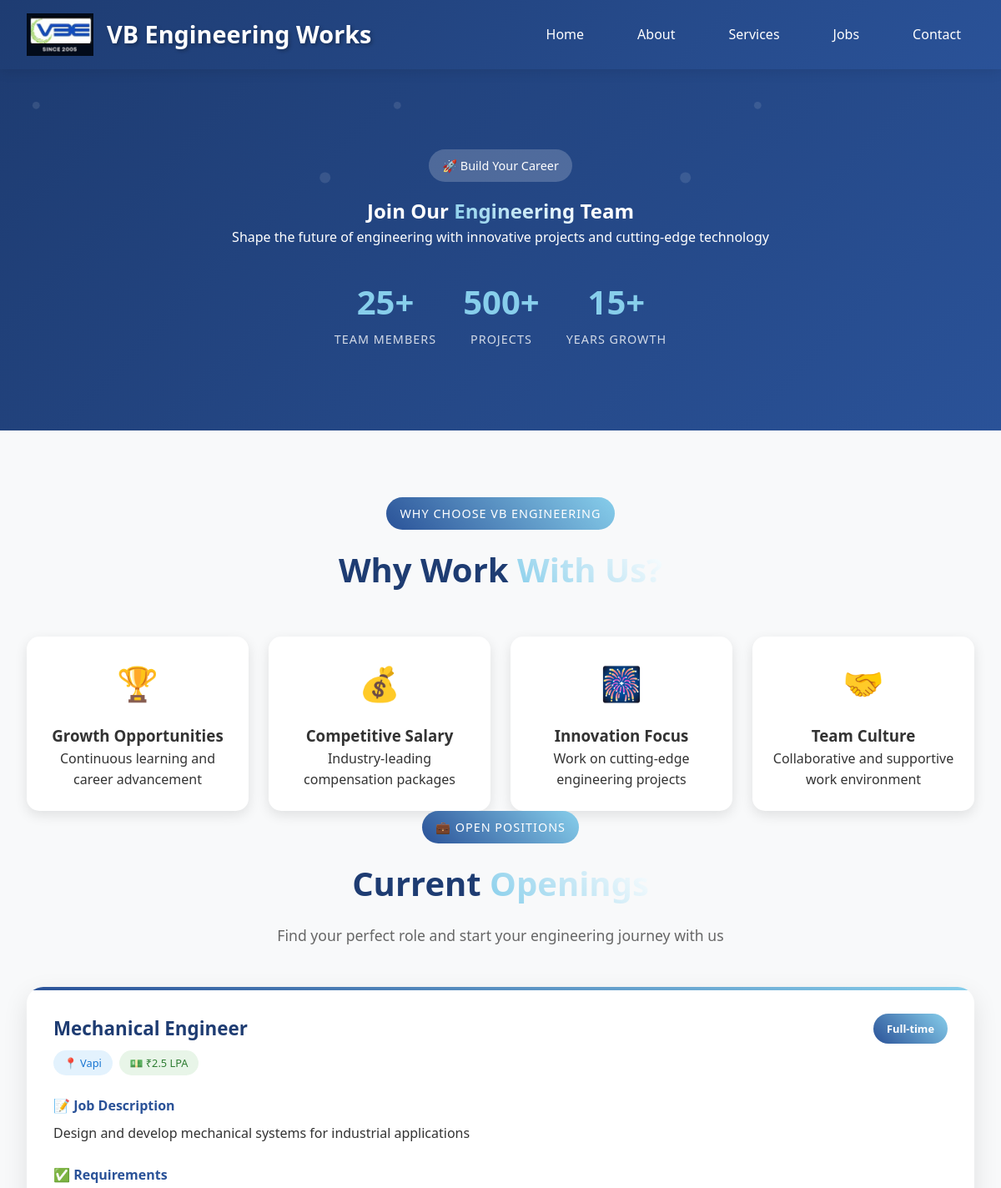
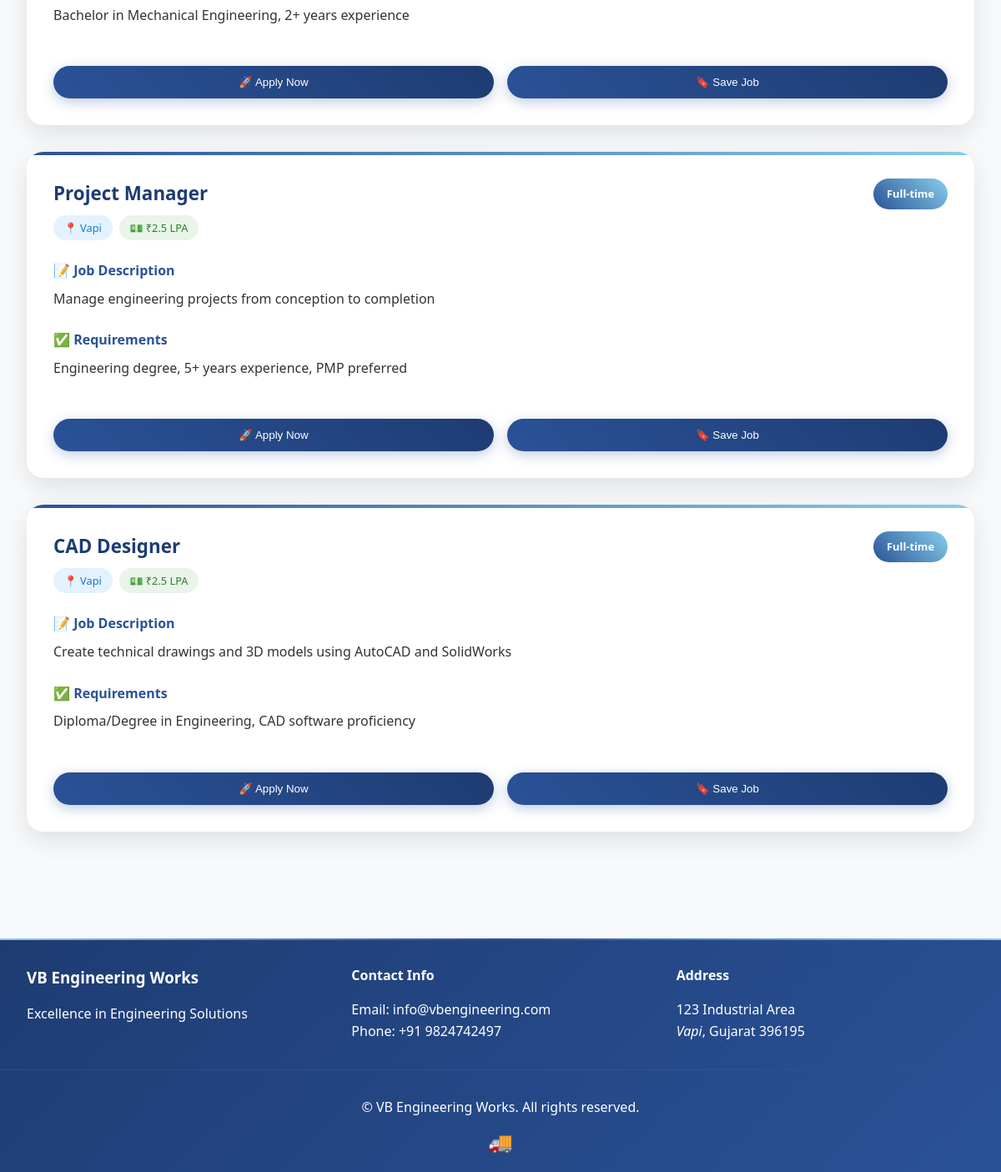
/jobs.php, run on the app's committed database (2 pictures, top to bottom).
### tables this page shows
CREATE TABLE job_offers (
    id INT AUTO_INCREMENT PRIMARY KEY,
    title VARCHAR(100) NOT NULL,
    description TEXT NOT NULL,
    requirements TEXT,
    location VARCHAR(100),
    salary_range VARCHAR(50),
    created_at TIMESTAMP DEFAULT CURRENT_TIMESTAMP,
    is_active BOOLEAN DEFAULT TRUE
);

### jobs.php (the view, shortened to what this page needs)
<?php
include 'includes/config.php';
include 'includes/header.php';
$stmt = $pdo->query("SELECT * FROM job_offers WHERE is_active = 1 ORDER BY created_at DESC");
$jobs = $stmt->fetchAll();
?>
<main>
    <section class="jobs-hero">
        <div class="container">
            <div class="jobs-hero-content">
                <span class="hero-badge">🚀 Build Your Career</span>
                <h1>Join Our <span class="highlight">Engineering</span> Team</h1>
                <p>Shape the future of engineering with innovative projects and cutting-edge technology</p>
                <div class="jobs-stats">
                    <div class="stat-item">
                        <span class="stat-number">25+</span>
                        <span class="stat-label">Team Members</span>
                    </div>
                    <div class="stat-item">
                        <span class="stat-number">500+</span>
                        <span class="stat-label">Projects</span>
                    </div>
                    <div class="stat-item">
                        <span class="stat-number">15+</span>
                        <span class="stat-label">Years Growth</span>
                    </div>
                </div>
            </div>
        </div>
    </section>
    <section class="section">
        <div class="container">
            <div class="why-work-section">
                <div class="section-header">
                    <span class="section-badge">Why Choose VB Engineering</span>
                    <h2>Why Work <span class="highlight">With Us?</span></h2>
                </div>
                <div class="benefits-grid">
                    <div class="benefit-card">
                        <div class="benefit-icon">🏆</div>
                        <h3>Growth Opportunities</h3>
                        <p>Continuous learning and career advancement</p>
                    </div>
                    <div class="benefit-card">
                        <div class="benefit-icon">💰</div>
                        <h3>Competitive Salary</h3>
                        <p>Industry-leading compensation packages</p>
                    </div>
                    <div class="benefit-card">
                        <div class="benefit-icon">🎆</div>
                        <h3>Innovation Focus</h3>
                        <p>Work on cutting-edge engineering projects</p>
                    </div>
                    <div class="benefit-card">
                        <div class="benefit-icon">🤝</div>
                        <h3>Team Culture</h3>
                        <p>Collaborative and supportive work environment</p>
                    </div>
                </div>
            </div>
            <div class="section-header">
                <span class="section-badge">💼 Open Positions</span>
                <h2>Current <span class="highlight">Openings</span></h2>
                <p>Find your perfect role and start your engineering journey with us</p>
            </div>
            <div class="jobs-grid">
                <?php foreach ($jobs as $job): ?>
                <div class="modern-job-card">
                    <div class="job-header">
                        <div class="job-title-section">
                            <h3><?php echo htmlspecialchars($job['title']); ?></h3>
                            <div class="job-badges">
                                <span class="job-badge location">📍 <?php echo htmlspecialchars($job['location']); ?></span>
                                <span class="job-badge salary">💵 <?php echo htmlspecialchars($job['salary_range']); ?></span>
                            </div>
                        </div>
                        <div class="job-type-badge">Full-time</div>
                    </div>
                    <div class="job-description">
                        <h4>📝 Job Description</h4>
                        <p><?php echo htmlspecialchars($job['description']); ?></p>
                    </div>
                    <?php if ($job['requirements']): ?>
                    <div class="job-requirements">
                        <h4>✅ Requirements</h4>
                        <p><?php echo htmlspecialchars($job['requirements']); ?></p>
                    </div>
                    <?php endif; ?>
                    <div class="job-actions">
                        <button class="btn btn-primary job-apply-btn" onclick="openApplicationForm('<?php echo htmlspecialchars($job['title']); ?>')">
                            🚀 Apply Now
                        </button>
                        <button class="btn btn-outline job-save-btn">
                            🔖 Save Job
                        </button>
                    </div>
                </div>
                <?php endforeach; ?>
            </div>
        </div>
    </section>
</main>
<?php include 'includes/footer.php'; ?>

### includes/header.php (shortened to what this page needs)
<!DOCTYPE html>
<html lang="en">
<head>
    <link rel="stylesheet" href="css/style.css">
</head>
<body>
    <header>
        <nav class="navbar">
            <div class="nav-container">
                <div class="logo">
                    <img src="images/logo.jpg.jpeg" width="80" alt="VB Engineering Logo">
                    <h2>VB Engineering Works</h2>
                </div>
                <ul class="nav-menu">
                    <li><a href="index.php" class="nav-link">Home</a></li>
                    <li><a href="about.php" class="nav-link">About</a></li>
                    <li><a href="services.php" class="nav-link">Services</a></li>
                    <li><a href="jobs.php" class="nav-link">Jobs</a></li>
                    <li><a href="contact.php" class="nav-link">Contact</a></li>
                </ul>
            </div>
        </nav>
    </header>

### includes/footer.php
    <footer>
        <div class="footer-content">
            <div class="footer-section">
                <h3>VB Engineering Works</h3>
                <p>Excellence in Engineering Solutions</p>
            </div>
            <div class="footer-section">
                <h4>Contact Info</h4>
                <p>Email: info@vbengineering.com</p>
                <p>Phone: +91 9824742497</p>
            </div>
            <div class="footer-section">
                <h4>Address</h4>
                <p>123 Industrial Area<br><var>Vapi</var>, Gujarat 396195</p>
            </div>
        </div>
        <div class="footer-bottom">
            <p>&copy;  VB Engineering Works. All rights reserved.</p>
            <div style="opacity: 1; font-size: 24px; margin-top: 10px;">
                <a href="admin.php" style="color: #FFD700; text-decoration: none; transition: transform 0.3s;" title="Admin Panel" onmouseover="this.style.transform='scale(1.2)'" onmouseout="this.style.transform='scale(1)'">🚚</a>
            </div>
        </div>
    </footer>
</body>
</html>

### data on the page
job_offers: title "Mechanical Engineer", location "Vapi", salary_range "₹2.5 LPA", description "Design and develop mechanical systems for industrial applications", requirements "Bachelor in Mechanical Engineering, 2+ years experience"
job_offers: title "Project Manager", location "Vapi", salary_range "₹2.5 LPA", description "Manage engineering projects from conception to completion", requirements "Engineering degree, 5+ years experience, PMP preferred"
job_offers: title "CAD Designer", location "Vapi", salary_range "₹2.5 LPA", description "Create technical drawings and 3D models using AutoCAD and SolidWorks", requirements "Diploma/Degree in Engineering, CAD software proficiency"
